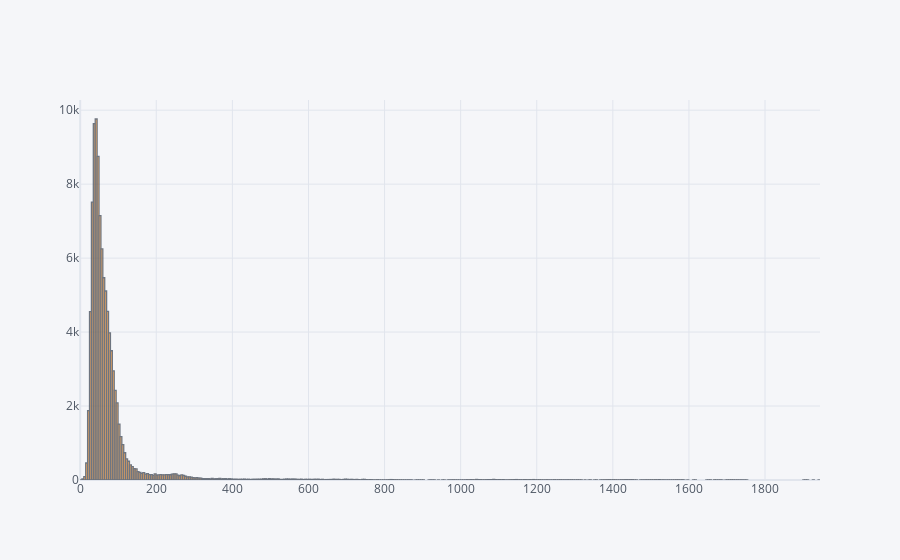

Notebook code for this chart:
### Code cell
unequal_distrib.iplot(kind='histogram')

### Figure 1 — Plotly figure (JSON) as saved in the notebook; plotly's stock layout.template omitted (floating-point values rounded to 4 significant figures; data arrays with more than 128 entries replaced by an {"elided": "..."} marker saying what was removed)
{"data": [{"histfunc": "count", "histnorm": "", "marker": {"color": "rgba(255, 153, 51, 1.0)", "line": {"color": "#4D5663", "width": 1.3}}, "name": "unequal_distrib", "opacity": 0.8, "orientation": "v", "type": "histogram", "x": {"elided": "99980 int values"}}], "layout": {"autosize": true, "barmode": "overlay", "legend": {"bgcolor": "#F5F6F9", "font": {"color": "#4D5663"}}, "paper_bgcolor": "#F5F6F9", "plot_bgcolor": "#F5F6F9", "title": {"font": {"color": "#4D5663"}}, "xaxis": {"autorange": true, "gridcolor": "#E1E5ED", "range": [-0.5, 1944.0], "showgrid": true, "tickfont": {"color": "#4D5663"}, "title": {"font": {"color": "#4D5663"}, "text": ""}, "type": "linear", "zerolinecolor": "#E1E5ED"}, "yaxis": {"autorange": true, "gridcolor": "#E1E5ED", "range": [0, 10270.0], "showgrid": true, "tickfont": {"color": "#4D5663"}, "title": {"font": {"color": "#4D5663"}, "text": ""}, "zerolinecolor": "#E1E5ED"}}}
